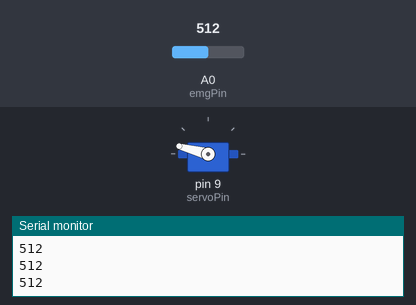
The sketch below on a simulated Arduino Uno, built with avr-gcc and run on an emulated ATmega328P. Shown: servo, the last lines printed to the serial monitor. The inputs (shaded band) are chosen by the test bench; at power-on: A0 (emgPin) = 512.

Above: at 1.2 s.
1.3 s: A0 (emgPin) set to 363
2.8 s: A0 (emgPin) set to 331
At 4.0 s:
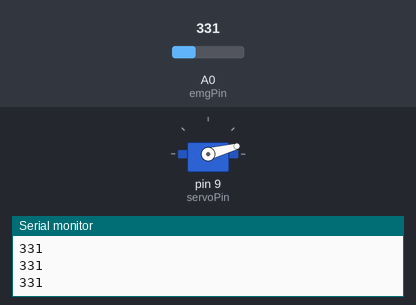
4.3 s: A0 (emgPin) set to 436
5.8 s: A0 (emgPin) set to 463
At 6.6 s:
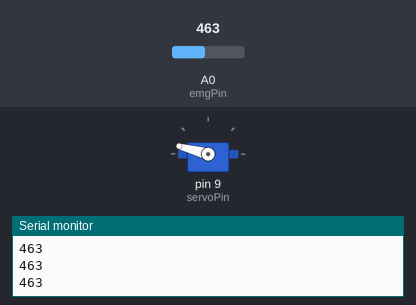
7.3 s: A0 (emgPin) set to 340
At 8.6 s:
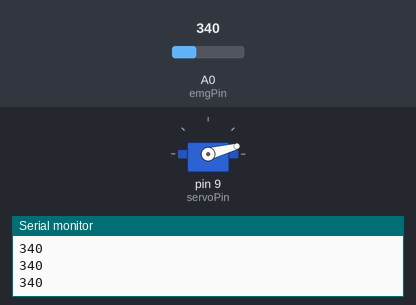
Timing chart, 0 to 9.8 s (numbered marks = the images above; inputs shaded):
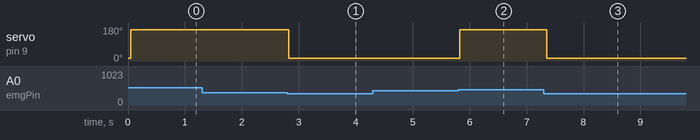

The sketch:

emg_sketch_v1.ino
```cpp
#include <Servo.h>

Servo myServo;

const int emgPin = A0;
const int servoPin = 9;

int relaxedPos = 15;
int flexedPos  = 165;

// Tune these after viewing serial plotter
int flexThreshold = 450;
int relaxThreshold = 350;

const int samples = 10;
int buffer[samples];
int index = 0;
long sum = 0;

void setup() {
  Serial.begin(115200);
  myServo.attach(servoPin);
  myServo.write(relaxedPos);

  for (int i = 0; i < samples; i++) buffer[i] = 0;
}

int filteredRead() {
  sum -= buffer[index];
  buffer[index] = analogRead(emgPin);
  sum += buffer[index];
  index = (index + 1) % samples;
  return sum / samples;
}

void loop() {
  int emg = filteredRead();

  Serial.println(emg);

  if (emg > flexThreshold) {
    myServo.write(flexedPos);
  }
  else if (emg < relaxThreshold) {
    myServo.write(relaxedPos);
  }

  delay(5);
}
```

Measured:
- the behaviour switches between 350 and 349 on A0 (emgPin) (found by bisection; images 0 and 1)
- the behaviour switches between 450 and 451 on A0 (emgPin) (found by bisection; images 1 and 2)
- after the input at 2.8 s, servo on pin 9 (servoPin): 165° → 15° at once
- after the input at 5.8 s, servo on pin 9 (servoPin): 15° → 165° at once
- after the input at 7.3 s, servo on pin 9 (servoPin): 165° → 15° after 0.05 s
